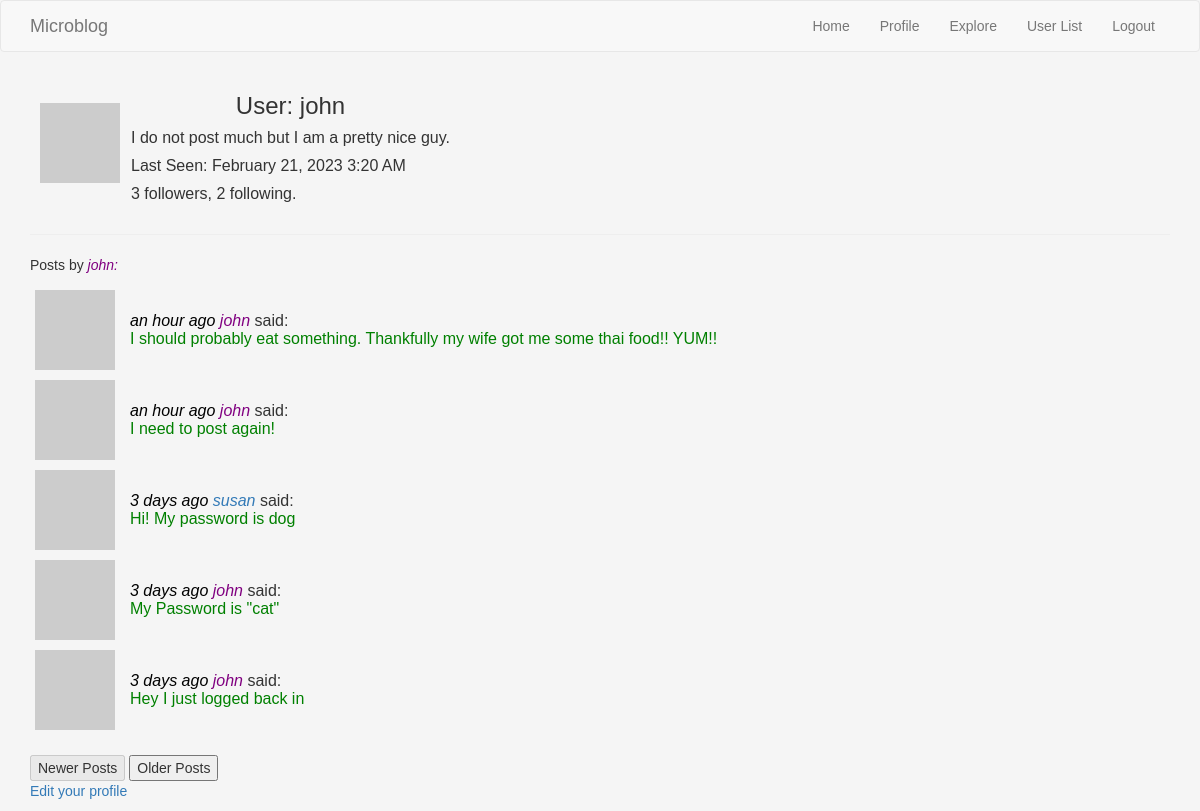
/user/john (signed in), run on the app's committed database.
### webapp/models.py (models this page shows, shortened)
class User(UserMixin, db.Model):
    id = db.Column(db.Integer, primary_key=True)
    username = db.Column(db.String(64), index=True, unique=True)
    email = db.Column(db.String(120), index=True, unique=True)
    password_hash = db.Column(db.String(128))
    posts = db.relationship('Post', backref='author', lazy='dynamic')
    about_me = db.Column(db.String(140))
    last_seen = db.Column(db.DateTime, default=datetime.utcnow)
    followed = db.relationship(
        'User', secondary=followers,
        primaryjoin=(followers.c.follower_id == id),
        secondaryjoin=(followers.c.followed_id == id),
        backref=db.backref('followers', lazy='dynamic'), lazy='dynamic')
    def followed_posts(self):
        followed = Post.query.join(
            followers, (followers.c.followed_id == Post.user_id)).filter(
                followers.c.follower_id == self.id)
        own = Post.query.filter_by(user_id=self.id)
        return followed.union(own).order_by(Post.timestamp.desc())
    def avatar(self, size):
        digest = md5(self.email.lower().encode('utf-8')).hexdigest()
        return 'https://www.gravatar.com/avatar/{}?d=identicon&s={}'.format(digest, size)

class Post(db.Model):
    id = db.Column(db.Integer, primary_key=True)
    body = db.Column(db.String(140))
    timestamp = db.Column(db.DateTime, index=True, default=datetime.utcnow)
    user_id = db.Column(db.Integer, db.ForeignKey('user.id'))

### webapp/routes.py (the view)
@webapp.route('/user/<username>')
@login_required
def user(username):
    user = User.query.filter_by(username=username).first_or_404()
    page, others, max_pages, posts = get_page_others()
    form = EmptyForm()
    return render_template('user.html',
                           user=user,
                           posts=posts,
                           page = page,
                           max_pages = max_pages,
                           form=form)

### webapp/models.py (called while the page is built)
@login.user_loader
def load_user(id):
    return User.query.get(int(id))

### webapp/routes.py (called while the page is built, shortened)
def get_page_others():
    page = request.args.get('page', 1, type=int)
    c_others = "yes" if webapp.config['BLOG_SHOW_OTHERS'] else "yes"
    others = request.args.get('others', c_others, type=str)
    if others == "yes":
        max_pages = round(0.5 + current_user.followed_posts().count() / webapp.config['POSTS_PER_PAGE'])
        if page > max_pages:
            page = max_pages
        posts = current_user.followed_posts().paginate(page=page,
                                                       per_page=webapp.config['POSTS_PER_PAGE'],
                                                       error_out=False)
    return [page, others, max_pages, posts ]

@webapp.before_request
def before_request():
    if current_user.is_authenticated:
        current_user.last_seen = datetime.utcnow()
        db.session.commit()

### webapp/templates/user.html (shortened to what this page needs)
{% extends "base.html" %}
{% block app_content %}
    <table>
        <tr class="userprofile">
            <td class="aboutme avatar"><img src="{{ user.avatar(128) }}"></td>
            <td class="aboutme">
                <h3 class="aboutme">User: {{ user.username }}</h3>
                {% if user.about_me %}<p><span class="aboutme">{{ user.about_me }}</span></p>{% endif %}
                {% if user.last_seen %} <p>Last Seen: {{ moment(user.last_seen).format('LLL') }}</p>{% endif %}
            <p>{{  user.followers.count() }} followers, {{ user.followed.count() }} following.</p></td>
       </tr>
    </table>
    <hr>
    <p>Posts by <span class="blogname"> {{ user.username }}:</span></p>
    {% include '_post_table.html' %}
    <br>
    {% include '_new_old_buttons.html' %}
    {% if user == current_user %}
        <p><a href="{{ url_for('edit_profile') }}">Edit your profile</a></p>
    {% endif %}
{% endblock %}

### webapp/templates/_post.html
<tr class="blog">
    <td class="blog"><img src="{{ post.author.avatar(36) }}"></td>
    <td class="blog"><span class="blogname">
            <span class="timestamp">{{ moment(post.timestamp).fromNow() }}</span>
        {% if current_user.username != post.author.username %}
            <a href="{{  url_for('user', username=post.author.username) }}"> {{ post.author.username }} </a></span>
        {% else %}
            {{ post.author.username }}
        {% endif %} </span>
        said: <br><span class="blogpost"> {{  post.body }}</span></td>
</tr>

### webapp/static/css/mystyle.css (style rules this page uses)
body { background-color: whitesmoke; font-family: Verdana, Arial, Helvetica, sans-serif; }
.blog { vertical-align:center }
.blogname { color: purple; font-style: italic; }
tr.blog { border: inherit; }
td.blog { padding: 5px; padding-right: 10px; }
.blogpost { color:green; }
.userprofile { text-align: center; vertical-align: center; }
.aboutme { text-align: left; }
h3.aboutme { text-align: center; }
td.avatar { vertical-align: center; }
td.aboutme { padding: 10px; padding-bottom: 1px; padding-top: 1px; padding-right: 1px; }
.timestamp { color: black; font-style: italic; }

### data on the page
User: username "john", about_me "I do not post much but I am a pretty nice guy.", last_seen "February 21, 2023 3:20 AM"
Post: timestamp "an hour ago", author.username "john", body "I should probably eat something. Thankfully my wife got me some thai food!! YUM!!"
Post: timestamp "an hour ago", author.username "john", body "I need to post again!"
Post: timestamp "3 days ago", author.username "susan", body "Hi! My password is dog"
Post: timestamp "3 days ago", author.username "john", body "My Password is \"cat\""
Post: timestamp "3 days ago", author.username "john", body "Hey I just logged back in"

### other printed values
{{ user.followers.count() }} "3"
{{ user.followed.count() }} "2"
